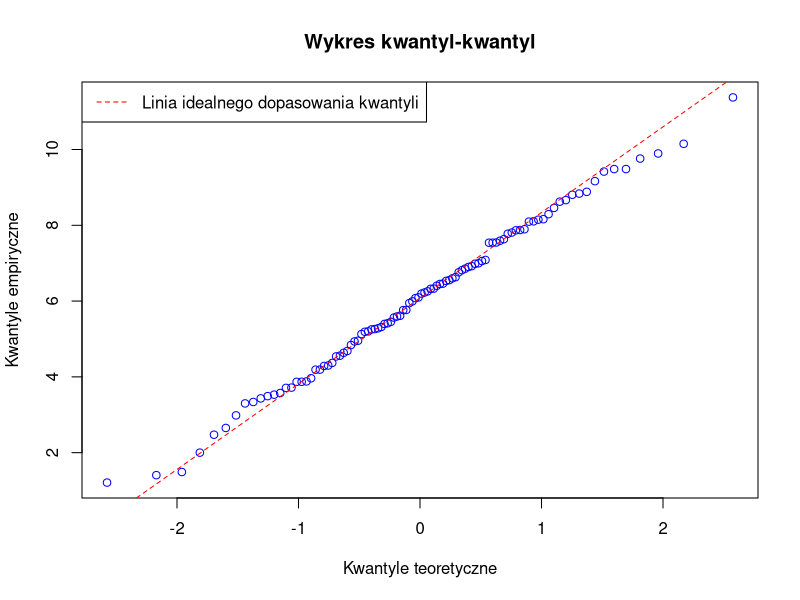
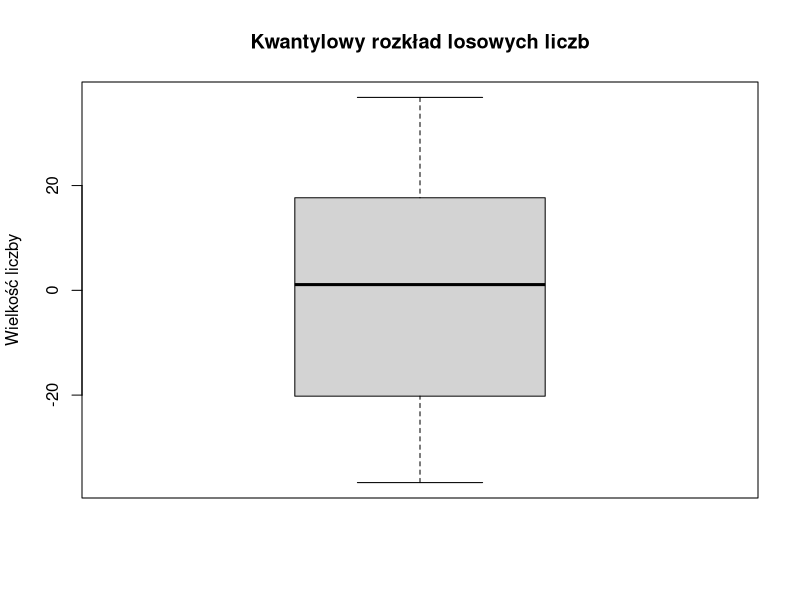
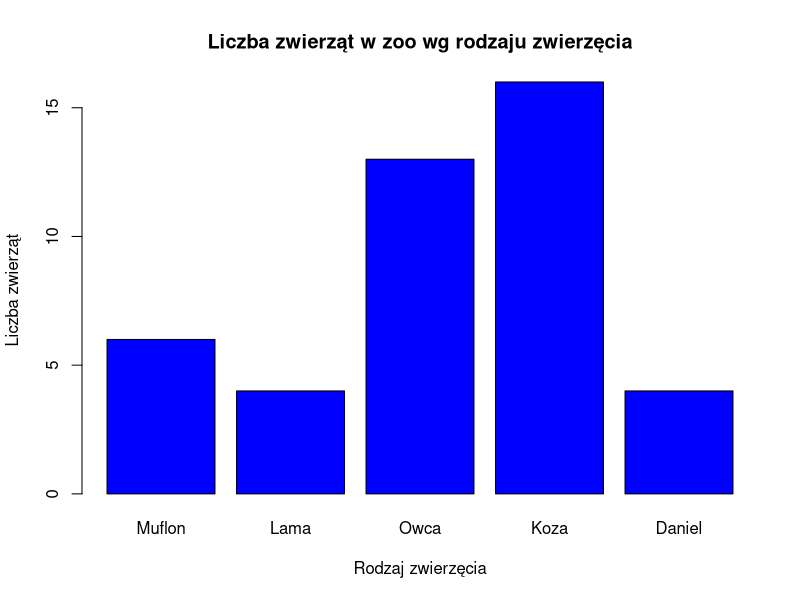

The R script that drew these images, in order:
## ---- chunk 1
set.seed(120)


## ---- chunk 2
nums <- rnorm(n = 100, mean = 6, sd = 2)
nums[1 : 5]
## ---- chunk 3
qqnorm(nums, col = "blue", xlab = "Kwantyle teoretyczne", ylab = "Kwantyle empiryczne", main='Wykres kwantyl-kwantyl')
qqline(nums, col = "red", lty = 2)
legend("topleft", legend = "Linia idealnego dopasowania kwantyli", col = "red", lty = 2)
## ---- chunk 4
shapiro.test(nums)
## ---- chunk 5
qchisq(.99, df=6)
## ---- chunk 6

## ---- chunk 7
pt(1, df = 8) - pt(-0.5, df = 8)
## ---- chunk 8

data1 <- rf(20, df1 = 4, df2 = 3)
data2 <- rf(20, df1 = 4, df2 = 3)

ks.test(data1, data2)

## ---- chunk 9
unif.nums <- runif(30, min = -40, max = 40)
boxplot(unif.nums, main = "Kwantylowy rozkład losowych liczb", ylab = "Wielkość liczby")
## ---- chunk 10
zwierzeta <- data.frame(
  Nazwa = c("Muflon", "Lama", "Owca", "Koza", "Daniel"),
  Liczba = c(6, 4, 13, 16, 4)
)

barplot(zwierzeta$Liczba, names.arg = zwierzeta$Nazwa, 
        col = "blue", main = "Liczba zwierząt w zoo wg rodzaju zwierzęcia", 
        xlab = "Rodzaj zwierzęcia", ylab = "Liczba zwierząt")

